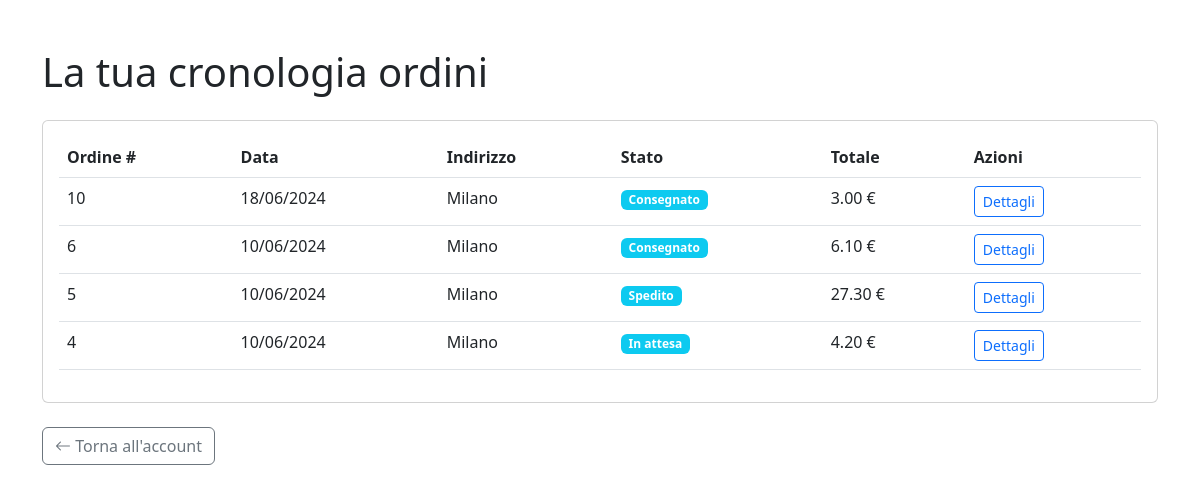
Before: /core/order_history/ (signed in) with the older database file.
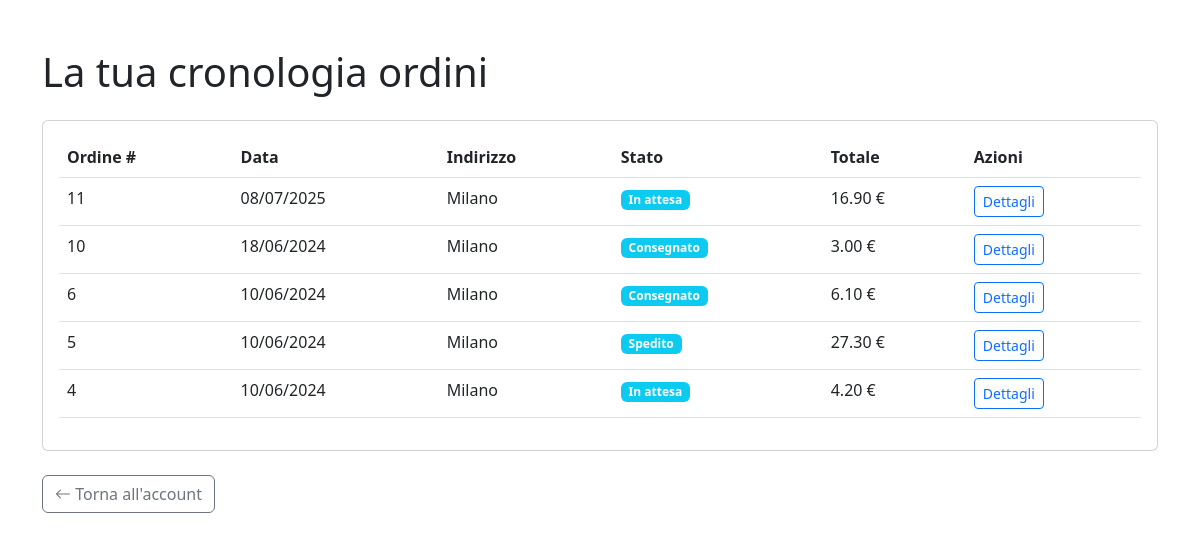
After: the same page with the newer database file.
### core/models.py (models this page shows, shortened)
class Order(models.Model):
    STATUS_CHOICES = [
        ('pending', 'In attesa'),
        ('shipped', 'Spedito'),
        ('delivered', 'Consegnato'),
        ('cancelled', 'Annullato'),
    ]
    user = models.ForeignKey(CustomUser, on_delete=models.CASCADE, related_name='orders')
    created_at = models.DateTimeField(auto_now_add=True)
    address = models.ForeignKey(DeliveryAddress, on_delete=models.SET_NULL, null=True, blank=True, related_name='orders') # if an address is deleted, orders will still reference to a valid address
    delivery_date = models.DateField()
    status = models.CharField(max_length=20, choices=STATUS_CHOICES, default='pending')
    shipping_cost = models.DecimalField(max_digits=10, decimal_places=2, default=0.00)
    shipping_method = models.CharField(max_length=50, default='standard')
    payment_method = models.CharField(max_length=16)
    class Meta:
        ordering = ('-created_at',)
        permissions = [
            ("view_all_orders", "Può vedere tutti gli ordini"),
        ]
    def get_total_cost(self):
        return sum(item.get_cost() for item in self.items.all())

class DeliveryAddress(models.Model):
    street = models.CharField(max_length=255)
    city = models.CharField(max_length=100)
    postal_code = models.CharField(max_length=20)
    country = models.CharField(max_length=100, default='Italia')
    created_at = models.DateTimeField(auto_now_add=True)

class OrderItem(models.Model):
    order = models.ForeignKey(Order, on_delete=models.CASCADE, related_name='items')
    product = models.ForeignKey(Product, on_delete=models.CASCADE)
    price = models.DecimalField(max_digits=10, decimal_places=2) # Price at the time of order
    quantity = models.PositiveIntegerField(default=1)
    def get_cost(self):
        return self.price * self.quantity

### core/views.py (the view)
# urls.py: path('order_history/', OrderHistoryView.as_view(), name='order_history'),
class OrderHistoryView(LoginRequiredMixin, ListView):
    model = Order
    template_name = 'core/order_history.html'
    context_object_name = 'orders'
    paginate_by = 10
    def get_queryset(self):
        user = self.request.user
        if user.has_perm('core.view_all_orders'):
            return Order.objects.all().order_by('-created_at')
        return Order.objects.filter(user=self.request.user).order_by('-created_at')
    def get_context_data(self, **kwargs):
        context = super().get_context_data(**kwargs)
        context['store_manager'] = is_store_manager(self.request.user)
        return context

### users/views.py (called while the page is built)
def is_store_manager(user):
    return user.groups.filter(name='Store Managers').exists()

### templates/core/order_history.html (shortened to what this page needs)
{% extends 'base.html' %}
{% block content %}
<div class="container my-5">
    <h1 class="mb-4">La tua cronologia ordini</h1>
    {% if orders %}
        <div class="card">
            <div class="card-body">
                <div class="table-responsive">
                    <table class="table table-hover">
                        <thead>
                            <tr>
                                <th>Ordine #</th>
                                <th>Data</th>
                                <th>Indirizzo</th>
                                <th>Stato</th>
                                <th>Totale</th>
                                <th>Azioni</th>
                            </tr>
                        </thead>
                        <tbody>
                            {% for order in orders %}
                            <tr>
                                <td>{{ order.id }}</td>
                                <td>{{ order.created_at|date:"d/m/Y" }}</td>
                                <td>{{ order.address.city }}</td>
                                <td>
                                    <span class="badge {% if order.status == 'completed' %}bg-success{% elif order.status == 'processing' %}bg-warning{% else %}bg-info{% endif %}">
                                        {{ order.get_status_display }}
                                    </span>
                                </td>
                                <td>{{ order.get_total_cost }} €</td>
                                <td>
                                    <a href="{% url 'core:order_detail' order.id %}" class="btn btn-sm btn-outline-primary">Dettagli</a>
                                </td>
                            </tr>
                            {% endfor %}
                        </tbody>
                    </table>
                </div>
            </div>
        </div>
    {% else %}
        <div class="alert alert-info">
            <p>Non hai ancora effettuato alcun ordine.</p>
            <a href="{% url 'products:product_' %}" class="btn btn-primary mt-3">Inizia a fare acquisti</a>
        </div>
    {% endif %}
    <div class="mt-4">
        {% if store_manager %}
            <a href="{% url 'users:store_manager_dashboard' %}" class="btn btn-primary">
                <i class="bi bi-clipboard-data"></i> Dashboard Store Manager
            </a>
        {% else %}
            <a href="{% url 'users:account' %}" class="btn btn-outline-secondary">
            <i class="bi bi-arrow-left"></i> Torna all'account
        </a>
        {% endif %}
    </div>
</div>
{% endblock %}

Changed rows visible on the page:
added Order: id "11", created_at "08/07/2025", address.city "Milano", status "In attesa", get_total_cost "16.90"
